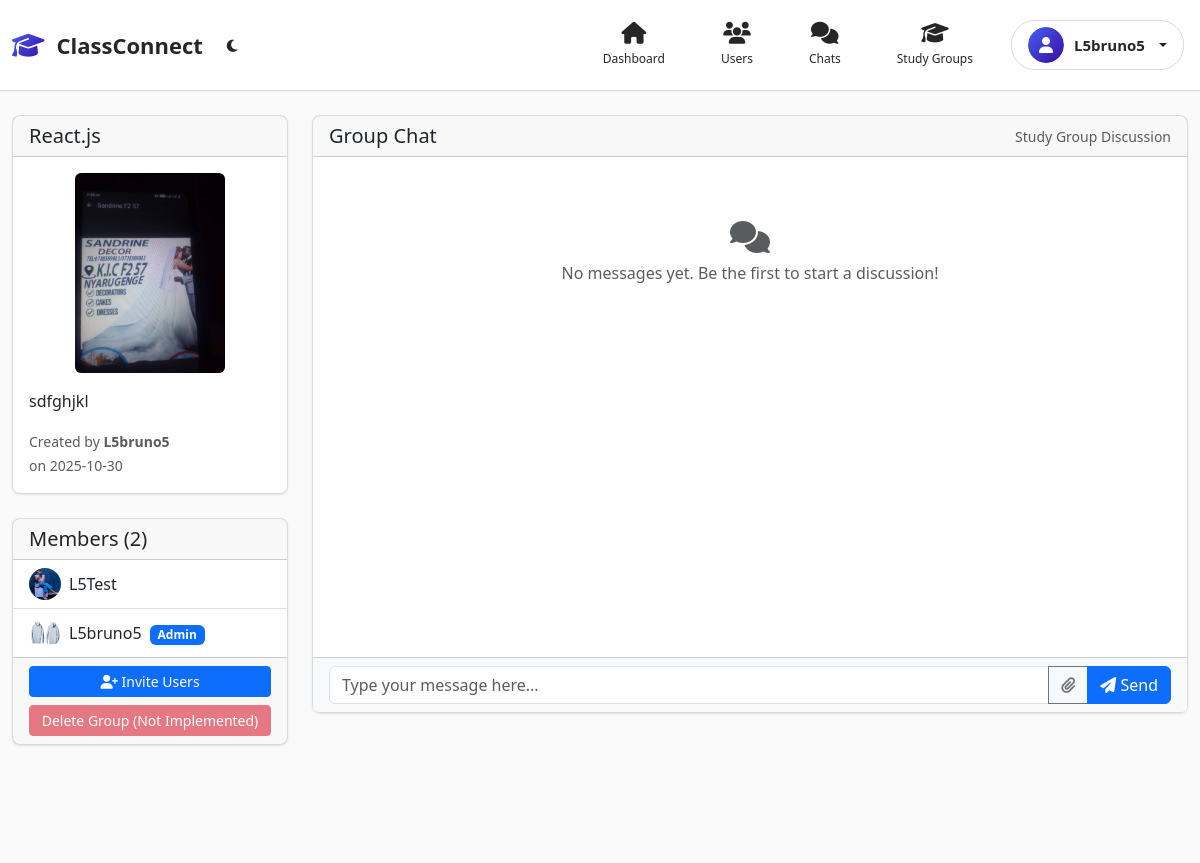
Screenshot of /study_groups/2 (signed in) with the database file from the repository.
### tables this page shows
CREATE TABLE users (
        id INTEGER PRIMARY KEY AUTOINCREMENT,
        username TEXT UNIQUE NOT NULL,
        password_hash TEXT NOT NULL,
        is_admin INTEGER DEFAULT 0,
        approved INTEGER DEFAULT 0
    , avatar TEXT DEFAULT '', last_seen TEXT DEFAULT '');

CREATE TABLE study_groups (
        id INTEGER PRIMARY KEY AUTOINCREMENT,
        name TEXT NOT NULL,
        description TEXT,
        created_by INTEGER NOT NULL,
        created_at TEXT DEFAULT CURRENT_TIMESTAMP, image_url TEXT DEFAULT '',
        FOREIGN KEY (created_by) REFERENCES users (id) ON DELETE CASCADE
    );

CREATE TABLE study_group_members (
        id INTEGER PRIMARY KEY AUTOINCREMENT,
        group_id INTEGER NOT NULL,
        user_id INTEGER NOT NULL,
        joined_at TEXT DEFAULT CURRENT_TIMESTAMP, role TEXT DEFAULT "member",
        FOREIGN KEY (group_id) REFERENCES study_groups (id) ON DELETE CASCADE,
        FOREIGN KEY (user_id) REFERENCES users (id) ON DELETE CASCADE,
        UNIQUE(group_id, user_id)
    );

### app.py (the view)
@app.route('/study_groups/<int:group_id>')
@login_required
def study_group_detail(group_id):
    user = current_user()
    if not user:
        flash('User not found.', 'danger')
        return redirect(url_for('login'))
    db = get_db()
    cur = db.cursor()
    cur.execute('''
        SELECT role FROM study_group_members
        WHERE group_id = ? AND user_id = ?
    ''', (group_id, user['id']))
    membership = cur.fetchone()
    if not membership:
        flash('You are not a member of this study group.', 'danger')
        return redirect(url_for('study_groups'))
    cur.execute('''
        SELECT sg.*, u.username as creator_name
        FROM study_groups sg
        JOIN users u ON sg.created_by = u.id
        WHERE sg.id = ?
    ''', (group_id,))
    group = cur.fetchone()
    if not group:
        flash('Study group not found.', 'danger')
        return redirect(url_for('study_groups'))
    cur.execute('''
        SELECT sgm.role, u.id, u.username, u.avatar
        FROM study_group_members sgm
        JOIN users u ON sgm.user_id = u.id
        WHERE sgm.group_id = ?
        ORDER BY sgm.role DESC, u.username
    ''', (group_id,))
    members = cur.fetchall()
    cur.execute('''
        SELECT sgm.*, u.avatar
        FROM study_group_messages sgm
        JOIN users u ON sgm.user_id = u.id
        WHERE sgm.group_id = ?
        ORDER BY sgm.timestamp DESC
        LIMIT 50
    ''', (group_id,))
    messages = cur.fetchall()
    messages = list(reversed(messages))
    member_ids = [member['id'] for member in members]
    placeholders = ','.join('?' * len(member_ids)) if member_ids else 'NULL'
    if member_ids:
        query = f'SELECT id, username FROM users WHERE approved = 1 AND id NOT IN ({placeholders}) ORDER BY username'
        cur.execute(query, member_ids)
    else:
        cur.execute('SELECT id, username FROM users WHERE approved = 1 ORDER BY username')
    all_users = cur.fetchall()
    return render_template('study_group_detail.html',
                         group=group,
                         members=members,
                         messages=messages,
                         user_role=membership['role'],
                         all_users=all_users,
                         member_ids=member_ids)

### templates/study_group_detail.html (shortened to what this page needs)
{% extends "base.html" %}
{% block content %}
<div class="container-fluid mt-4">
    <div class="row">
        <div class="col-lg-3 mb-4">
            <div class="card">
                <div class="card-header">
                    <h5 class="mb-0">{{ group.name }}</h5>
                </div>
                <div class="card-body">
                    {% if group.image_url %}
                        <div class="text-center mb-3">
                            <img src="{{ group.image_url }}" alt="{{ group.name }}" class="img-fluid rounded" style="max-height: 200px;">
                        </div>
                    {% endif %}
                    <p>{{ group.description or 'No description provided.' }}</p>
                    <small class="text-muted">
                        Created by <strong>{{ group.creator_name }}</strong><br>
                        on {{ group.created_at[:10] }}
                    </small>
                </div>
            </div>
            <div class="card mt-4">
                <div class="card-header">
                    <h5 class="mb-0">Members ({{ members|length }})</h5>
                </div>
                <div class="card-body p-0">
                    <ul class="list-group list-group-flush">
                        {% for member in members %}
                            <li class="list-group-item d-flex align-items-center">
                                <img src="{{ member.avatar or '/static/img/default-avatar.png' }}"
                                     alt="{{ member.username }}"
                                     class="rounded-circle me-2"
                                     width="32" height="32">
                                <div class="flex-grow-1">
                                    {{ member.username }}
                                    {% if member.role == 'admin' %}
                                        <span class="badge bg-primary ms-1">Admin</span>
                                    {% elif member.role == 'moderator' %}
                                        <span class="badge bg-secondary ms-1">Mod</span>
                                    {% endif %}
                                </div>
                            </li>
                        {% endfor %}
                    </ul>
                </div>
                <div class="card-footer">
                    {% if user_role == 'admin' %}
                        <button class="btn btn-primary btn-sm w-100 mb-2" type="button" data-bs-toggle="collapse" data-bs-target="#inviteForm">
                            <i class="fas fa-user-plus"></i> Invite Users
                        </button>
                        <button class="btn btn-danger btn-sm w-100" disabled> Delete Group (Not Implemented) </button>
                    {% endif %}
                </div>
            </div>
        </div>
        <div class="col-lg-9">
            <div class="card">
                <div class="card-header d-flex justify-content-between align-items-center">
                    <h5 class="mb-0">Group Chat</h5>
                    <small class="text-muted">Study Group Discussion</small>
                </div>
                <div class="card-body p-0">
                    <div id="study-group-messages" class="p-3" style="height: 500px; overflow-y: auto;">
                        {% if messages %}
                            {% for message in messages %}
                                <div class="mb-3" data-message-id="{{ message.id }}">
                                    <div class="d-flex align-items-start">
                                        <img src="{{ message.avatar }}"
                                             alt="{{ message.username }}"
                                             class="rounded-circle me-2"
                                             width="32" height="32">
                                        <div class="flex-grow-1">
                                            <div class="d-flex justify-content-between">
                                                <strong>{{ message.username }}</strong>
                                                <small class="text-muted">{{ message.timestamp }}</small>
                                            </div>
                                            {% if message.attachment_url %}
                                                {% if message.attachment_url.lower().endswith(('.png', '.jpg', '.jpeg', '.gif', '.webp')) %}
                                                    <div class="mt-1">
                                                        <img src="{{ message.attachment_url }}"
                                                             alt="Attachment"
                                                             class="img-fluid rounded"
                                                             style="max-height: 200px;">
                                                    </div>
                                                {% else %}
                                                    <div class="mt-1">
                                                        <a href="{{ message.attachment_url }}" target="_blank" class="btn btn-outline-primary btn-sm">
                                                            <i class="fas fa-file-download"></i> Download Attachment
                                                        </a>
                                                    </div>
                                                {% endif %}
                                            {% endif %}
                                            {% if message.content %}
                                                <p class="mb-0 mt-1">{{ message.content }}</p>
                                            {% endif %}
                                        </div>
                                    </div>
                                    <hr class="my-2">
                                </div>
                            {% endfor %}
                        {% else %}
                            <div class="text-center text-muted py-5">
                                <i class="fas fa-comments fa-2x mb-2"></i>
                                <p>No messages yet. Be the first to start a discussion!</p>
                            </div>
                        {% endif %}
                    </div>
                    <div class="card-footer bg-light">
                        <form id="study-group-message-form">
                            <div class="input-group">
                                <input type="text"
                                       id="study-group-message-input"
                                       class="form-control"
                                       placeholder="Type your message here..."
                                       maxlength="1000">
                                <button class="btn btn-outline-secondary" type="button" id="study-group-attachment-btn">
                                    <i class="fas fa-paperclip"></i>
                                </button>
                                <button class="btn btn-primary" type="submit">
                                    <i class="fas fa-paper-plane"></i> Send
                                </button>
                            </div>
                        </form>
                    </div>
                </div>
            </div>
        </div>
    </div>
</div>
{% endblock %}

### templates/base.html (shortened to what this page needs)
<!doctype html>
<html lang="en" data-theme="light">
  <head>
    <link href="https://cdn.jsdelivr.net/npm/bootstrap@5.3.3/dist/css/bootstrap.min.css" rel="stylesheet">
    <link href="https://cdnjs.cloudflare.com/ajax/libs/font-awesome/6.4.0/css/all.min.css" rel="stylesheet">
    <link href="/static/css/style.css" rel="stylesheet">
  </head>
  <body>
    <nav class="navbar navbar-expand-lg navbar-classconnect">
      <div class="container-fluid">
        <a class="navbar-brand" href="/">
          <div class="brand-logo">
            <i class="fas fa-graduation-cap"></i>
            <span>ClassConnect</span>
          </div>
        </a>
        <div class="theme-toggle me-3">
          <button id="themeToggle" class="btn btn-sm btn-outline-secondary rounded-circle">
          </button>
        </div>
        <div class="collapse navbar-collapse" id="nav">
          <ul class="navbar-nav ms-auto align-items-center">
            {% if session.user_id %}
            <li class="nav-item">
              <a class="nav-link" href="/dashboard">
                <div class="nav-icon">
                  <i class="fas fa-home"></i>
                  <span class="nav-label">Dashboard</span>
                </div>
              </a>
            </li>
            <li class="nav-item">
              <a class="nav-link" href="/users">
                <div class="nav-icon">
                  <i class="fas fa-users"></i>
                  <span class="nav-label">Users</span>
                </div>
              </a>
            </li>
            <li class="nav-item">
              <a class="nav-link" href="/users">
                <div class="nav-icon">
                  <i class="fas fa-comments"></i>
                  <span class="nav-label">Chats</span>
                </div>
              </a>
            </li>
            <li class="nav-item">
              <a class="nav-link" href="/study_groups">
                <div class="nav-icon">
                  <i class="fas fa-graduation-cap"></i>
                  <span class="nav-label">Study Groups</span>
                </div>
              </a>
            </li>
            <li class="nav-item dropdown">
              <a class="nav-link dropdown-toggle user-dropdown" href="#" id="userMenu" role="button" data-bs-toggle="dropdown" aria-expanded="false">
                <div class="user-avatar-nav">
                  {% if user and user.avatar %}
                  <img src="{{ user.avatar }}" alt="{{ session.username }}">
                  {% else %}
                  <div class="avatar-placeholder">
                    <i class="fas fa-user"></i>
                  </div>
                  {% endif %}
                </div>
                <span class="username">{{ session.username }}</span>
              </a>
            </li>
            {% endif %}
          </ul>
        </div>
      </div>
    </nav>
    <main class="main-content">
      {% block content %}{% endblock %}
    </main>
  </body>
</html>

### rows the page displays
users: username "L5bruno5", creator_name "L5bruno5"
study_groups: name "React.js", image_url (picture), description "sdfghjkl", created_at "2025-10-30"
study_group_members: avatar (picture), username "L5Test"
study_group_members: avatar (picture), username "L5bruno5", role "Admin"

### other values shown
{{ members|length }} "2"
